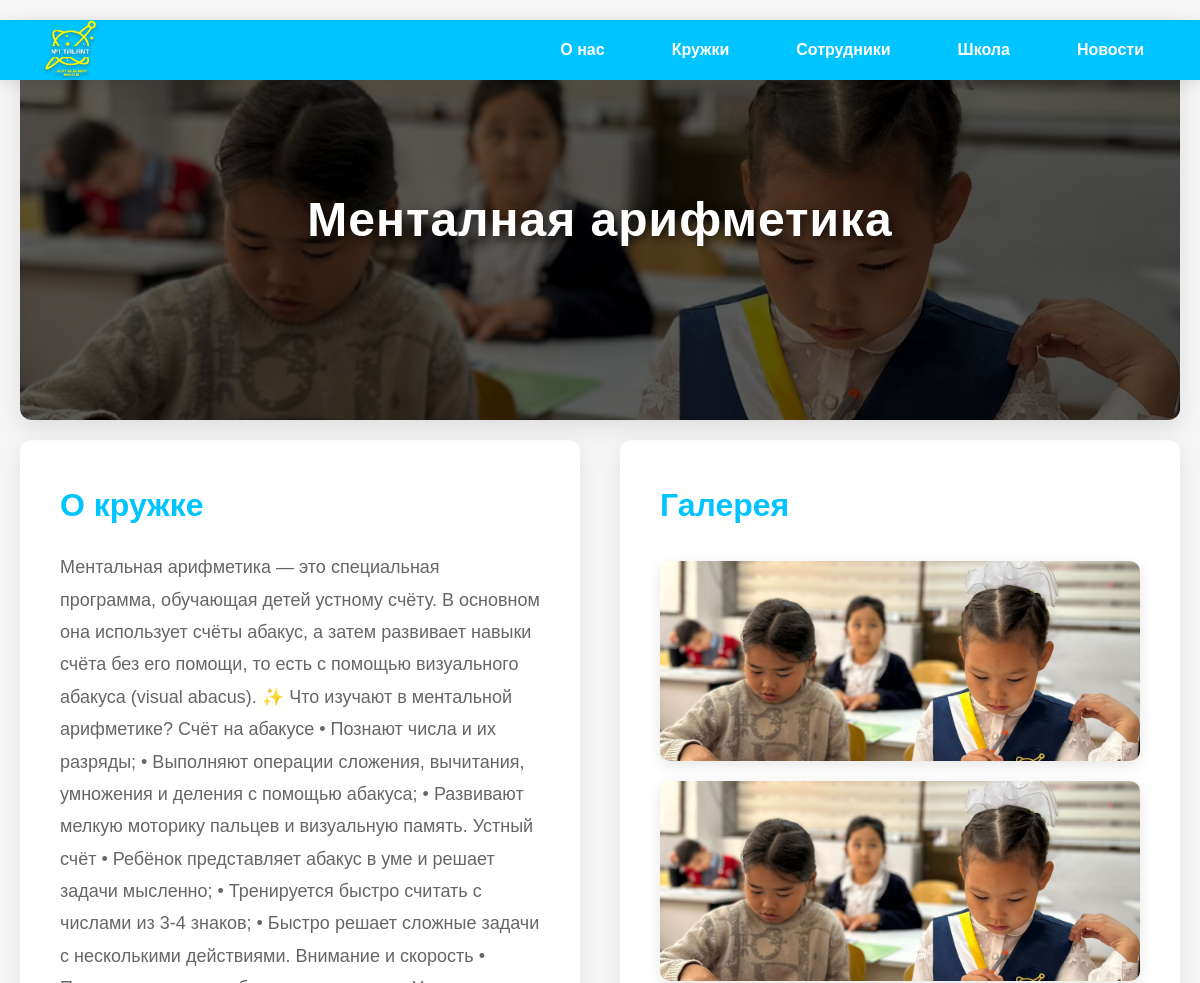
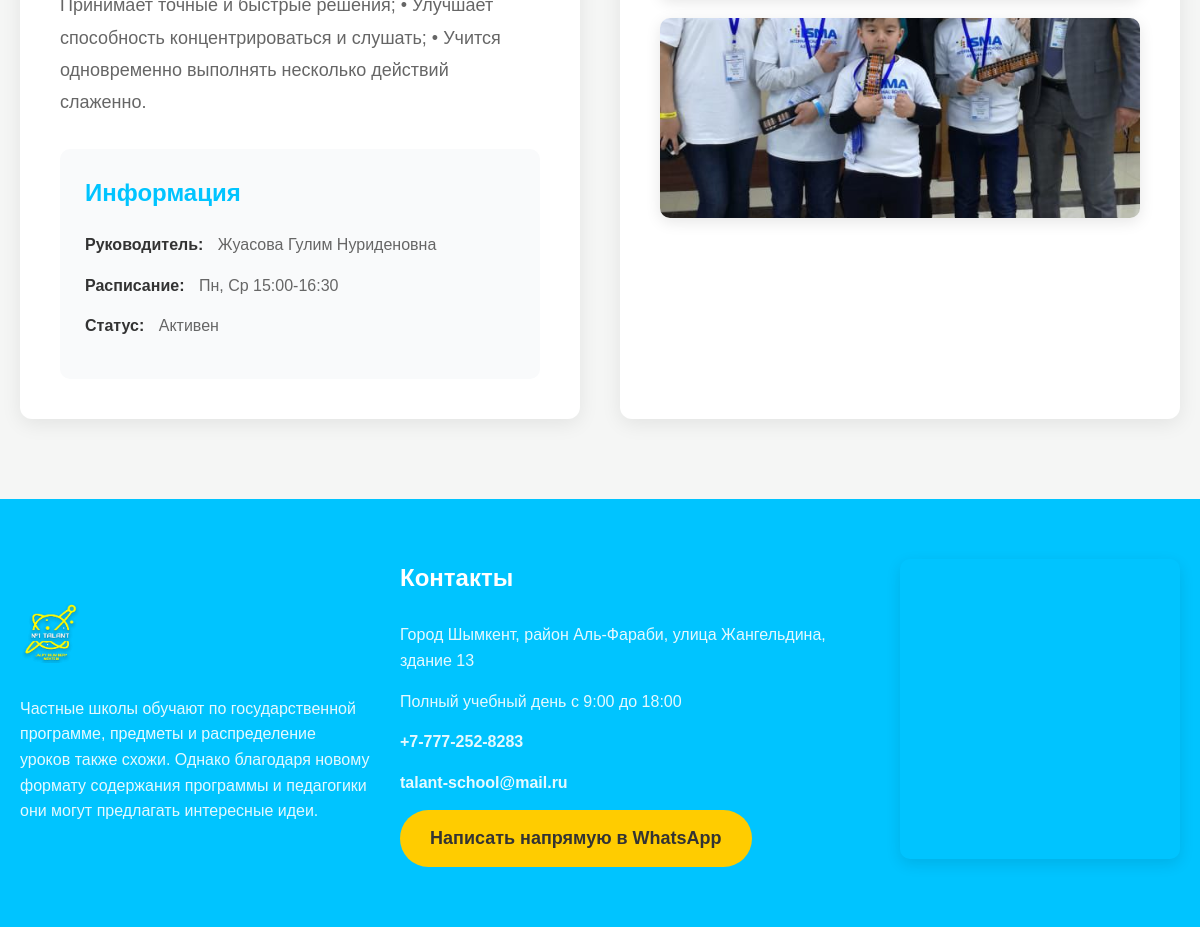
Page /club/2/ on the committed database (2 pictures, top to bottom).
### talant_app/models.py (models this page shows, shortened)
class Club(models.Model):
    name = models.CharField(max_length=100, verbose_name="Название клуба")
    description = models.TextField(verbose_name="Описание")
    image = models.ImageField(upload_to='clubs/', verbose_name="Основное изображение")
    leader = models.CharField(max_length=100, verbose_name="Руководитель")
    schedule = models.CharField(max_length=200, verbose_name="Расписание", help_text="Например: Пн, Ср 15:00-16:30")
    is_active = models.BooleanField(default=True, verbose_name="Активен")
    class Meta:
        verbose_name = "Клуб"
        verbose_name_plural = "Клубы"

class ClubImage(models.Model):
    image = models.ImageField(upload_to='club_gallery/', verbose_name="Изображение")
    club = models.ForeignKey(Club, on_delete=models.CASCADE, related_name='images')
    class Meta:
        verbose_name = "Изображение клуба"
        verbose_name_plural = "Изображения клуба"

### talant_app/views.py (the view)
# urls.py: path('club/<int:club_id>/', views.club_detail, name='club_detail'),
def club_detail(request, club_id):
    club = get_object_or_404(Club, id=club_id)
    context = {
        'club': club,
    }
    return render(request, 'club.html', context)

### talant_app/templates/club.html (shortened to what this page needs)
{% load static %}
<!DOCTYPE html>
<html lang="ru">
<head>
    <link rel="stylesheet" href="{% static 'css/style.css' %}" />
</head>
<body>
   <header class="header">
      <div class="logo">
       <a href="{% url 'home'%}">
         <img
          class="log"
          src="{% static 'imgs/Талант копия.png'%}"
          style="width: 60px"
          alt=""
        />
       </a>
      </div>
      <nav class="nav" id="nav-menu">
        <a href="#about">О нас</a>
        <a href="#uyrme">Кружки</a>
        <a href="#qyzmetker">Сотрудники</a>
        <a href="{% url 'accreditation'%}">Школа</a>
        <a href="#news">Новости</a>
    </nav>
    </header>
    <section class="club-detail">
        <div class="club-hero" style="background-image: url('{{ club.image.url }}');">
            <div class="hero-overlay">
                <h1>{{ club.name }}</h1>
            </div>
        </div>
        <div class="club-content">
            <div class="club-description">
                <h2>О кружке</h2>
                <p class="club-desc">{{ club.description }}</p>
                <div class="club-info">
                    <h3>Информация</h3>
                    <ul>
                        <li><strong>Руководитель:</strong> {{ club.leader }}</li>
                        <li><strong>Расписание:</strong> {{ club.schedule }}</li>
                        <li><strong>Статус:</strong> {% if club.is_active %}Активен{% else %}Неактивен{% endif %}</li>
                    </ul>
                </div>
            </div>
            <div class="club-gallery">
                <h2>Галерея</h2>
                <div class="gallery-grid">
                  {% for image in club.images.all %}
                        <img src="{{ image.image.url }}" alt="Фото клуба" class="gallery-image" />
                    {% empty %}
                        <p class="empty-gallery">Галерея пока пуста</p>
                    {% endfor %}
                </div>
            </div>
        </div>
    </section>
     <footer>
      <div class="containerf">
        <div class="footer-left">
          <img
            src="{% static 'imgs/Талант копия.png'%}"
            alt="High School of Saryagash"
            class="logo"
          />
          <p>
            Частные школы обучают по государственной программе, предметы и распределение уроков также схожи. Однако благодаря новому формату содержания программы и педагогики они могут предлагать интересные идеи.
          </p>
        </div>
        <div class="footer-center">
          <h3>Контакты</h3>
          <p>
           Город Шымкент, район Аль-Фараби, улица Жангельдина, здание 13
          </p>
          <p>Полный учебный день с 9:00 до 18:00</p>
          <p><a href="tel:+77772528283" class="phone">+7-777-252-8283</a></p>
          <p>
            <a href="mailto:highschool.ofsaryagash.18@mail.ru" class="email"
              >talant-school@mail.ru</a
            >
          </p>
          <div class="social-icons">
            <a class="btn" href="https://wa.me/87478707743">Написать напрямую в WhatsApp</a>
          </div>
        </div>
        <div class="footer-right">
          <iframe
            src="https://www.google.com/maps/embed?pb=!1m18!1m12!1m3!1d2950.540106352667!2d69.58194711087846!3d42.309677571077586!2m3!1f0!2f0!3f0!3m2!1i1024!2i768!4f13.1!3m3!1m2!1s0x38a91fd162714e83%3A0x75fbbb9a62012d36!2s%E2%84%961%20Talant%20mektep!5e0!3m2!1sru!2skz!4v1741972674462!5m2!1sru!2skz"
            width="600"
            height="450"
            style="border: 0"
            allowfullscreen=""
            loading="lazy"
          ></iframe>
        </div>
      </div>
    </footer>
</body>
</html>

### talant_app/static/css/style.css (style rules this page uses)
* { margin: 0; padding: 0; box-sizing: border-box; }
body { font-family: 'Arial', sans-serif; line-height: 1.6; background-color: #f5f6f5; color: #333; }
.header { display: flex; justify-content: space-between; align-items: center; padding: 10px 40px; background-color: #00c4ff; color: #fff; box-shadow: 0 4px 15px rgba(0, 0, 0, 0.1); z-index: 1000; height: 60px; position: fixed; width: 100%; }
.logo { font-size: 28px; font-weight: 700; text-transform: uppercase; letter-spacing: 1px; }
.nav { display: flex; gap: 35px; }
.nav a { color: #fff; text-decoration: none; font-size: 16px; font-weight: 600; padding: 8px 16px; border-radius: 5px; transition: all 0.3s ease; }
.btn { display: inline-block; background: #ffcc00; color: #333; padding: 14px 30px; text-decoration: none; border-radius: 30px; font-size: 18px; font-weight: 600; transition: all 0.3s ease; }
footer { background: #00c4ff; padding: 60px 20px; color: #fff; }
.containerf { display: flex; justify-content: space-between; align-items: center; max-width: 1300px; margin: 0 auto; gap: 30px; }
.footer-left { max-width: 350px; }
.footer-left .logo { width: 60px; margin-bottom: 25px; }
.footer-left p { font-size: 16px; color: #fff; opacity: 0.9; }
.footer-center h3 { font-size: 24px; margin-bottom: 25px; color: #fff; }
.footer-center p { font-size: 16px; margin-bottom: 15px; opacity: 0.9; }
.phone, .email { color: #fff; font-weight: 600; text-decoration: none; transition: all 0.3s ease; }
.footer-right iframe { width: 100%; height: 300px; border-radius: 10px; border: none; box-shadow: 0 5px 15px rgba(0, 0, 0, 0.1); }
.club-info { margin-top: 30px; padding: 20px; background: #f5f6f5; border-radius: 8px; }
.club-info h3 { font-size: 24px; color: #00c4ff; margin-bottom: 20px; }
.club-detail { padding: 0 20px; background: #f5f6f5; }
.club-hero { height: 50vh; background-size: cover; background-position: center; position: relative; display: flex; align-items: center; justify-content: center; border-radius: 12px; overflow: hidden; margin: 20px 0; box-shadow: 0 8px 25px rgba(0, 0, 0, 0.1); }
.hero-overlay { background: rgba(0, 0, 0, 0.65); width: 100%; height: 100%; display: flex; align-items: center; justify-content: center; transition: background 0.3s ease; }
.hero-overlay h1 { color: #fff; font-size: 48px; font-weight: 700; text-shadow: 3px 3px 10px rgba(0, 0, 0, 0.7); text-align: center; padding: 0 20px; letter-spacing: 1px; }
.club-content { max-width: 1200px; margin: 0 auto 80px; display: grid; grid-template-columns: 1fr 1fr; gap: 40px; }
.club-description { background: #fff; padding: 40px; border-radius: 12px; box-shadow: 0 5px 20px rgba(0, 0, 0, 0.08); }
.club-description h2 { font-size: 32px; color: #00c4ff; margin-bottom: 20px; font-weight: 700; }
.club-desc { font-size: 18px; color: #666; line-height: 1.8; margin-bottom: 30px; }
.club-info { background: #f9fafb; padding: 25px; border-radius: 10px; margin-top: 30px; }
.club-info h3 { font-size: 24px; color: #00c4ff; margin-bottom: 20px; font-weight: 600; }
.club-info ul { list-style: none; padding: 0; }
.club-info li { font-size: 16px; color: #666; margin-bottom: 15px; line-height: 1.6; }
.club-info li strong { color: #333; font-weight: 600; margin-right: 10px; }
.club-gallery { background: #fff; padding: 40px; border-radius: 12px; box-shadow: 0 5px 20px rgba(0, 0, 0, 0.08); }
.club-gallery h2 { font-size: 32px; color: #00c4ff; margin-bottom: 30px; font-weight: 700; }
.gallery-grid { display: grid; grid-template-columns: repeat(auto-fit, minmax(250px, 1fr)); gap: 20px; }
.gallery-image { width: 100%; height: 200px; object-fit: cover; border-radius: 10px; transition: all 0.3s ease; box-shadow: 0 4px 15px rgba(0, 0, 0, 0.1); }
.log { padding-top: 10px; }

### rows in the picture
Club: image (picture), name "Менталная арифметика", description "Ментальная арифметика — это специальная программа, обучающая детей устному счёту. В основном она использует счёты абакус, а затем развивает навыки счёта без его помощи, то есть с помощью визуального абакуса (visual abacus). ✨ Что изучают в ментальной арифметике? Счёт на абакусе • Познают числа и их разряды; • Выполняют операции сложения, вычитания, умножения и деления с помощью абакуса; • Развивают мелкую моторику пальцев и визуальную память. Устный счёт • Ребёнок представляет абакус в уме и решает задачи мысленно; • Тренируется быстро считать с числами из 3-4 знаков; • Быстро решает сложные задачи с несколькими действиями. Внимание и скорость • Принимает точные и быстрые решения; •…", leader "Жуасова Гулим Нуриденовна", schedule "Пн, Ср 15:00-16:30"
ClubImage: image (picture)
ClubImage: image (picture)
ClubImage: image (picture)
